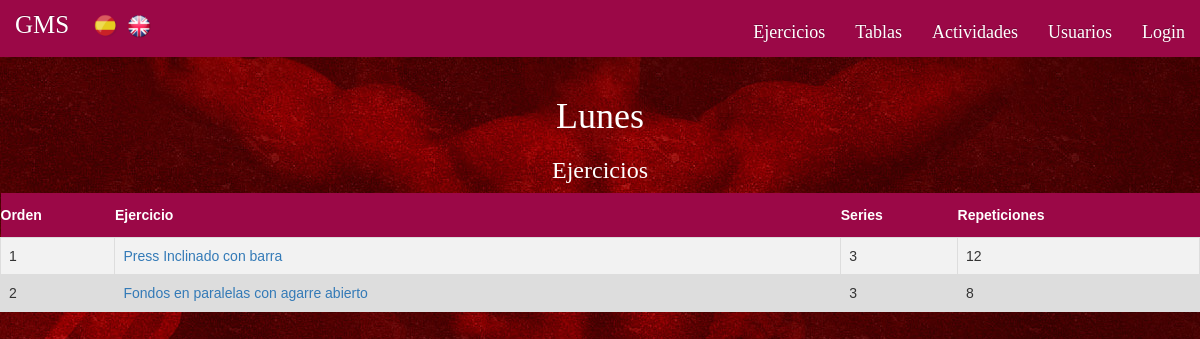
Page /index.php?controller=tablas&action=view&idtabla=10 on the committed database.
### tables this page shows
CREATE TABLE IF NOT EXISTS `TablaEjercicios` (
  `idtabla` INT NOT NULL AUTO_INCREMENT,
  `nombretabla` VARCHAR(45) NULL,
  PRIMARY KEY (`idtabla`));

CREATE TABLE IF NOT EXISTS `Ejercicio` (
  `idejercicio` INT NOT NULL AUTO_INCREMENT,
  `nombreejercicio` VARCHAR(45) NULL,
  `descripcionejercicio` VARCHAR(1000) NULL,
  `numerorepeticiones` INT NULL,
  `numeroseries` INT NULL,
  PRIMARY KEY (`idejercicio`));

### core/ViewManager.php (called while the page is built, shortened)
<?php
class ViewManager {
	private $variables = array();
	public function setVariable($varname, $value, $flash=false) {
		$this->variables[$varname] = $value;
	}
	public function getVariable($varname, $default=NULL) {
		if (!isset($this->variables[$varname])) {
			return $default;
		}
		return $this->variables[$varname];
	}
	public function render($controller, $viewname) {
		include(__DIR__."/../view/$controller/$viewname.php");
	}
	private static $viewmanager_singleton = NULL;
	public static function getInstance() {
		if (self::$viewmanager_singleton == null) {
			self::$viewmanager_singleton = new ViewManager();
		}
		return self::$viewmanager_singleton;
	}
}

### controller/TablasController.php (called while the page is built, shortened)
<?php
require_once(__DIR__."/../model/Tabla.php");
require_once(__DIR__."/../model/TablaMapper.php");
require_once(__DIR__."/../model/Ejercicio.php");
require_once(__DIR__."/../core/ViewManager.php");
class TablasController extends BaseController {
	private $tablaMapper;
	public function __construct() {
		$this->tablaMapper = new TablaMapper();
	}
	public function view(){
		$tablaid = $_GET["idtabla"];
		$tabla = $this->tablaMapper->findById($tablaid);
		$ejercicios = $this->tablaMapper->findEjerciciosTabla($tablaid);
		$this->view->setVariable("ejercicios", $ejercicios);
		$this->view->setVariable("tabla", $tabla);
		$this->view->render("tablas", "view");
	}
}

### index.php (called while the page is built, shortened)
<?php
function run() {
	try {
		$controller = loadController($_GET["controller"]);
		$actionName = $_GET["action"];
		$controller->$actionName();
	} catch(Exception $ex) {
		die("An exception occured!!!!!".$ex->getMessage());
	}
}
function loadController($controllerName) {
	return new $controllerClassName();
}
run();
?>

### model/Tabla.php (called while the page is built, shortened)
<?php
class Tabla {
	private $nombre;
	public function __construct($id=NULL, $nombre=NULL) {
		$this->nombre = $nombre;
	}
	public function getNombre() {
		return $this->nombre;
	}
}

### model/TablaMapper.php (called while the page is built, shortened)
<?php
require_once(__DIR__."/../core/PDOConnection.php");
require_once(__DIR__."/../model/Tabla.php");
require_once(__DIR__."/../model/Ejercicio.php");
class TablaMapper {
	private $db;
	public function __construct() {
		$this->db = PDOConnection::getInstance();
	}
	public function findById($tablaid){
		$stmt = $this->db->prepare("SELECT * FROM tablaejercicios WHERE idtabla=?");
		$stmt->execute(array($tablaid));
		$tabla = $stmt->fetch(PDO::FETCH_ASSOC);
		if($tabla != null) {
			return new Tabla(
			$tabla["idtabla"],
			$tabla["nombretabla"]);
		} else {
			return NULL;
		}
	}
	public function findEjerciciosTabla($idTabla){
		$stmt = $this->db->prepare("SELECT Ejercicio_idejercicio FROM ejercicio_pertenece_tablaejercicios WHERE TablaEjercicios_idtabla=?");
		$stmt->execute(array($idTabla));
		$idejercicios = $stmt->fetchAll(PDO::FETCH_ASSOC);
		$ejercicios_array = array();
		if(sizeof($idejercicios) > 0){
			foreach ($idejercicios as $ejercicioid) {
				$stmt = $this->db->prepare("SELECT * FROM ejercicio WHERE idejercicio=?");
				$stmt->execute(array($idejercicios[0]["Ejercicio_idejercicio"]));
				$ejercicio = $stmt->fetch(PDO::FETCH_ASSOC);
				if($ejercicio != null) {
					$ejercicio = new Ejercicio(
					$ejercicio["idejercicio"],
					$ejercicio["nombreejercicio"],
					$ejercicio["descripcionejercicio"],
					$ejercicio["numerorepeticiones"],
					$ejercicio["numeroseries"]);
					array_push($ejercicios_array, $ejercicio);
				}
					array_splice($idejercicios , 0 ,1);
			}
		}
		return $ejercicios_array;
	}
	}

### core/PDOConnection.php (called while the page is built)
<?php
class PDOConnection {
	private static $dbhost = "127.0.0.1";
	private static $dbname = "gymgms";
	private static $dbuser = "gymuser";
	private static $dbpass = "gympass";
	private static $db_singleton = null;
	public static function getInstance() {
		if (self::$db_singleton == null) {
			self::$db_singleton = new PDO(
			"mysql:host=".self::$dbhost.";dbname=".self::$dbname.";charset=utf8",
			self::$dbuser,
			self::$dbpass,
			array(
				PDO::ATTR_EMULATE_PREPARES => false,
				PDO::ATTR_ERRMODE => PDO::ERRMODE_EXCEPTION
			)
		);
	}
	return self::$db_singleton;
}
}
?>

### view/messages/messages_es.php (called while the page is built)
<?php
$i18n_messages = array()
?>

### core/I18n.php (called while the page is built, shortened)
<?php
class I18n {
	private $messages;
	public function setLanguage($language) {
		$this->messages = $i18n_messages;
	}
	public function i18n($key) {
		if (isset($this->messages[$key])){
			return $this->messages[$key];
		}else{
			return $key;
		}
	}
	private static $i18n_singleton = null;
	public static function getInstance() {
		if (self::$i18n_singleton == NULL) {
			self::$i18n_singleton = new I18n();
		}
		return self::$i18n_singleton;
	}
}
function i18n($key) {
	return I18n::getInstance()->i18n($key);
}

### model/Ejercicio.php (called while the page is built, shortened)
<?php
class Ejercicio {
	private $id;
	private $title;
	private $repeticiones;
	private $series;
	public function __construct($id=NULL, $title=NULL, $content=NULL, $repeticiones=NULL, $series=NULL) {
		$this->id = $id;
		$this->title = $title;
		$this->repeticiones = $repeticiones;
		$this->series = $series;
	}
	public function getId() {
		return $this->id;
	}
	public function getTitle() {
		return $this->title;
	}
	public function getRepeticiones() {
		return $this->repeticiones;
	}
	public function getSeries() {
		return $this->series;
	}
}

### view/tablas/view.php (the view, shortened to what this page needs)
<?php
require_once(__DIR__."/../../core/ViewManager.php");
$view = ViewManager::getInstance();
$tabla = $view->getVariable("tabla");
$ejercicios = $view->getVariable("ejercicios");
$numero= 1;
?><h1><?= htmlentities($tabla->getNombre()) ?></h1>
<h3><?= i18n("Ejercicios") ?></h3>
<table class='tablas'>
	<tr>
		<th><?= i18n("Orden")?></th><th><?= i18n("Ejercicio")?></th><th><?= i18n("Series")?></th><th><?= i18n("Repeticiones")?></th>
	</tr>
<?php foreach($ejercicios as $ejercicio): ?>
	<tr>
		<td>
			<?=$numero++ ?></a>
		</td>
		<td>
			<a href="index.php?controller=ejercicios&amp;action=view&amp;idejercicio=<?= $ejercicio->getId() ?>"><?= htmlentities($ejercicio->getTitle()) ?></a>
		</td>
		<td>
			<?= $ejercicio->getSeries() ?>
		</td>
		<td>
			<?= $ejercicio->getRepeticiones() ?>
		</td>
	</tr>
<?php endforeach; ?>

### css/style.css (style rules this page uses)
body, header { font-family: 'Raleway'; overflow: auto; }
.body-index { background-image: url("fondorojo.jpg"); background-position: top center; background-repeat: no-repeat; }
h1, h3 { color: white; text-align: center; }
.tablas { font-family: "Trebuchet MS", Arial, Helvetica, sans-serif; border-collapse: collapse; width: 100%; }
.tablas td, #tablas th { border: 1px solid #ddd; padding: 8px; }
.tablas tr:nth-child(even) { background-color: #f2f2f2; }
.tablas tr { background-color: #ddd; }
.tablas th { padding-top: 12px; padding-bottom: 12px; text-align: left; background-color: #9B0847; color: white; }

### rows in the picture
tablaejercicios: nombretabla "Lunes"
ejercicio: nombreejercicio "Press Inclinado con barra", numeroseries "3", numerorepeticiones "12"
ejercicio: nombreejercicio "Fondos en paralelas con agarre abierto", numeroseries "3", numerorepeticiones "8"

### other values in the picture
i18n("Ejercicios") "Ejercicios"
i18n("Tablas") "Tablas"
i18n("Actividades") "Actividades"
i18n("Usuarios") "Usuarios"
i18n("Login") "Login"
i18n("Orden") "Orden"
i18n("Ejercicio") "Ejercicio"
i18n("Series") "Series"
i18n("Repeticiones") "Repeticiones"
